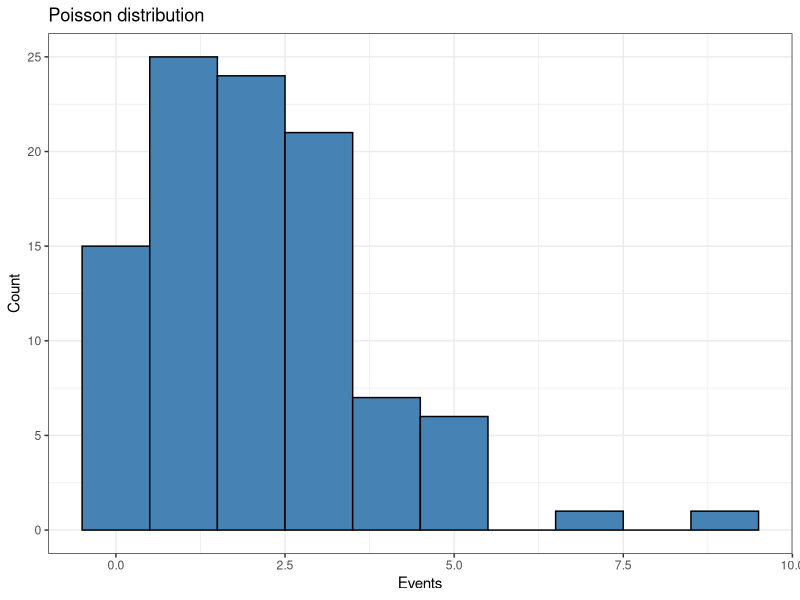

The R source for this figure:
## ---- chunk 1
# Load libraries
library(dplyr)
library(ggplot2)
library(gganimate)
library(tidyr)
tibble(x = rpois(n = 100, lambda = 2)) %>%
 ggplot(aes(x)) +
 geom_histogram(binwidth = 1, fill = 'steelblue', color = 'black') + 
 theme_bw() +
 labs(title = 'Poisson distribution', x = 'Events', y = 'Count')
## ---- chunk 2
poisson_tbl <- tibble(lambda = seq(1.2, 7, 0.2)) %>% 
 rowwise() %>%
 mutate(value = paste(rpois(1000, lambda), collapse = ',')) %>%
 separate_rows(value, sep = ',') %>%
 mutate(value = as.integer(value)) %>%
 mutate(prob_7 = round(dpois(7, lambda), 5))
poisson_tbl %>%
 ggplot(aes(value)) +
 geom_histogram(binwidth = 1, fill = 'steelblue', color = 'black') +
 transition_states(lambda) +
 geom_vline(xintercept = 7, color = 'red', linetype = 4 ) +
 labs(title = 'Poisson distribution', 
  subtitle = 'lambda: {closest_state}, P(X = 7) : {poisson_tbl[poisson_tbl$lambda == {closest_state},] %>% pull(prob_7) %>% unique()}',
  x = 'Events',
  y = 'Count') +
 theme_bw()
